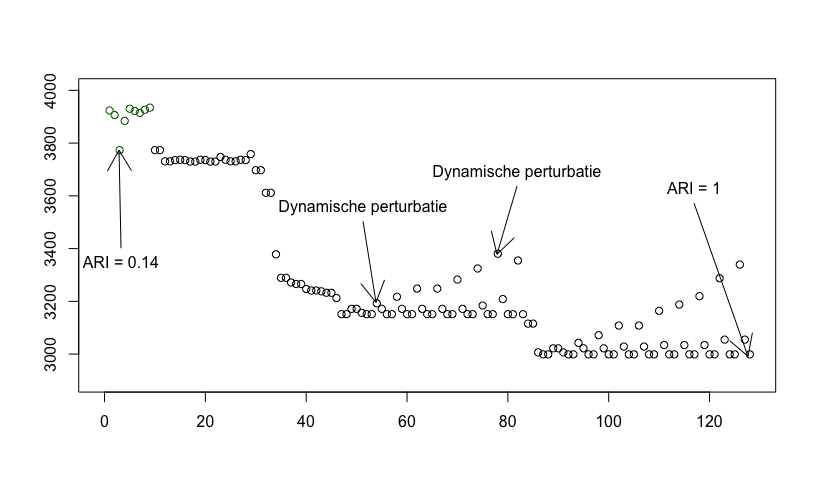

Reproduce this figure in R.
# Thu Jan 14 12:12:09 2021
# Author: Jeffrey Durieux, MSc

# What: script for iterated local search for clusterwise procedures


library(mclust) #ARI
library(plotly) # '>' operator
source('sortX.R')
source('ICAonList.R')
source('computeAhats.R')
source('computeXhats.R')
source('Avoid_nc_N.R')
source('Simulate_CJICA.R')
source('ClusterwiseJICA.R')
source('SearchEmptyClusters.R')

perturbation <- function(p, percentage = 0.1){
  
  clusters <- sort(unique(p))
  sel <- ceiling(length(p) * percentage )
  selected <- sample(1:length(p), size = sel, replace = F)
  
  if(length(selected) == 1){
    # change one cluster
    oriclus <- p[selected]
    newclus <- which(clusters != oriclus)
    
    if(length(newclus) > 1){
      newclus <- sample(newclus, size = 1)
    }
    
    np <- replace(p, selected, newclus)
    
  }else{
    # change multiple clusters
    np <- p
    for(i in 1:length(selected)){
      oriclus <- p[selected[i]]
      newclus <- which(clusters != oriclus)
      
      if(length(newclus) > 1){
        newclus <- sample(newclus, size = 1)
      }
      
      np <- replace(np, selected[i], newclus) # check if this works
    }
  }
  return(np)
}

clusf <- function(nBlocks, nClus) {
  #simplyfied cluster generation function using an equal probability
  clus <- GenerateRandomClustering(nBlocks, nClus, rep(c(1 / nClus), nClus))
  
  return(clus)
}


GenerateRandomClustering <- function(nElement , nClust , Prob = NULL)
{
  ####GenerateRandomClustering = for Random Starts
  
  # Author: Tom F. Wilderjans
  # nElement: number of elements to be clustered
  # nClust: number of clusters
  # Prob (1 x nClust): proportion of elements in each cluster
  
  # Added by Jeffrey Durieux: default Prob = equal cluster prob
  # This done to adjust code later on for potential cluster perbutation?
  
  if(is.null(Prob))
  {
    Prob <- rep(x = (1/nClust) , nClust)
  }
  
  
  BestClust = NULL
  ErrorEncountered = F
  
  if (!(length(Prob) == nClust))
  {
    cat('there should be as much probabilities as clusters')
    ErrorEncountered = T
  }
  
  if ((abs(sum(Prob) - 1) > .000000001) | (any(Prob < 0)))
  {
    cat('probabilities should sum to one (and cannot be negative)')
    ErrorEncountered = T
  }
  
  if (!(any(nClust == 1:nElement)))
  {
    cat("nClus should be a number between 1 and maximal number of datamatrices (length of DataList)")
    ErrorEncountered = T
  }
  
  if (!(ErrorEncountered))
  {
    if (nElement > nClust)
    {
      if (nClust == 1)
      {
        BestClust = rep(1 , times = nElement)
      }
      else
      {
        ProbVV = round(Prob * nElement)
        if (!(sum(ProbVV) == nElement) |
            (any(ProbVV < 1)))
          #not enough elements, or empty clusters
        {
          ProbVV = AdjustProb(ProbVV , nElement)
        }
        
        tempclus = rep(1:length(ProbVV) , ProbVV)
        BestClust = tempclus[sample(1:nElement,size = nElement,replace =
                                      FALSE)]
      }
    }
    else
    {
      BestClust = 1:nClust
    }
  }
  
  if (!(length(unique(BestClust)) == nClust))
  {
    BestClust = NULL
  }
  
  return(BestClust)
}



Q <- c(2,5,10)
R <- c(2, 3, 4)
N <- c(20, 30, 50)
rho <- c(0, .50, .75)
E <- c(.2, .4, .75)

grid <- expand.grid(Q = Q, R = R, N = N, rho = rho, E = E)


sim <- which(grid$Q==5 & grid$R == 2 & grid$N == 20 & grid$rho ==0.5 & grid$E == 0.4)

# example Q=5 R =2 N = 20 rho = .5 E = 0.4 seed 110
seed <- as.numeric(rownames(grid))[sim]
set.seed(seed)

if(grid[sim, ]$rho == 0){
  type = 1
}else{
  type = 4
}

##### simulate #####
simdata <- Simulate_CJICA(Nk = grid[sim,]$N, 
                          Vm = 2500,
                          K = grid[sim, ]$R,
                          Qm = grid[sim, ]$Q,
                          E = grid[sim, ]$E,
                          M = 2,
                          cor = grid[sim, ]$rho,
                          type = type 
)

rat <- c(rep(1,20), rep(2,20), rep(3,20))
cjica <- ClusterwiseJICA(X = simdata$Xe, k = grid[sim,]$R,
                         nc = grid[sim, ]$Q, starts = 10, scale = T)

losses <- sapply(seq_along(cjica), function(lam) tail(cjica[[lam]]$lossiter, n = 1) )
plot(losses)
opt <- which.min(losses)
min(losses)
cjica[[opt]]$p
mclust::adjustedRandIndex(simdata$P,cjica[[opt]]$p)


##### ssranking ####
scaleprob <- function(x){x/sum(x)}
uij2 <- function(x){sum(x^2)}
ssranking <- function(ss){
  ssscale <- apply(ss, 1, FUN = scaleprob)
  #ssscale <- t(ssscale)
  partcoef <- apply(ssscale, MARGIN = 2, FUN = uij2)
  sorted <- sort(partcoef, index.return=TRUE)
  return(sorted$ix)
}


##### rankperturbation ####
rankperb <- function(Lir, nobj = 1){
  
  k <- sort(unique(Lir$newp))
  rank <- ssranking(Lir$ss)
  
  for(i in 1:nobj){
    kold <- Lir$newp[rank[i]]  
    ids <- which(kold != k)
    newm <- min(Lir$ss[rank[i], ids])
    knew <- which(Lir$ss[rank[i],] == newm)
    Lir$newp[rank[i]] <- knew
  }
  return(Lir$newp)
}


####### local opt with rank perp test #####

X <- simdata$Xe
scale=T
start <- 1
rational = cjica[[opt]]$p
#rational = lossvault[,id]
k = 2
nc = 5

if(scale == T){
  f1 <- sqrt(5000/sum(X[1:2500,]^2))
  f2 <- sqrt(5000/sum(X[2501:5000,]^2))
  X1 <- f1*X[1:2500,]
  X2 <- f2*X[2501:5000,]
  X <- rbind(X1,X2)
}




  
totalSS <- sum(X^2)
lossiter <- totalSS + 1
iter <- 0
  
rm(lossvault)
dynam <- 1
flagoccur <- 0
iter_since_lowest <- 0
lowestflag <- 0
##### manual loop #####

set.seed(seed)
while(iter_since_lowest <=20 & dynam <= 20 & lowestflag <= 20 ){
  iter <- iter + 1
  
  
  if(iter >= 2){
    cat('Start: ', start ,'Iteration ', iter, ' loss value: ', lossiter[iter],'VAF:' ,Lir$vaf ,'\n')  
  }else{
    cat('Start: ', start, 'Iteration ', iter, ' loss value: ', lossiter[iter],'\n') 
  }
  
  
  # algo step 1
  if(iter == 1){
    if(!is.null(rational)){
      p <- rational
      lossvault <- p
      t <- 0
      while( any( table(p)  < nc ) & t < 100 ){
        clusters <- 1:k
        
        id <- which(table(p) < nc)  
        id_to_take <- which(table(p) > nc)
        id_to_take <- which(p == id_to_take)
        
        s <- sample(id_to_take, size = 1)
        p[s] <- sample(id, size = 1)
        
        t <- t + 1
      }
      
      
    }else{
      p <- CICA:::clusf(ncol(X), nClus = k)
      lossvault <- p
    }
  }else{
    p <- Lir$newp
    lossvault <- cbind(lossvault,p)
  }
  List <- sortX(X, p)
  
  # algo step 2
  
  #### add stop warning over here ##### about nc <= k_n 
  icaparam <- ICAonList(List, nc = nc)
  
  # algo step 3
  Ahh <- Ahats(X = X, icapara = icaparam)
  Lir <- XhatsAndLir(X = X, Sr = icaparam$Sr, Ahats = Ahh)
  
  # avoid empty clusters
  if( length(unique(Lir$p)) < k ){
    Lir$newp <- SearchEmptyClusters(nClus = k, newcluster = Lir$newp, 
                                    SSminVec = Lir$lossvec)
  }
  
  # avoid clus size lower than nc
  Lir$newp <- Avoid_nc_N(Lir$newp, Lir$lossvec, nc = nc)
  
  lossiter <- c(lossiter, Lir$loss)
  
  print(lossiter)
  mclust::adjustedRandIndex(simdata$P,Lir$newp)
  if(length(lossiter) <= 20){
    title <- c('Random start ALS')  
  }else{
    title <- c('ILS based perturbation')
  }
  
  plot(lossiter[-1], ylim = c(2800,4000), ylab = 'Loss', main = title)
  #abs(lossiter[iter + 1] - lossiter[iter])  < .00001
  lossiter[iter] - lossiter[iter + 1]  < .00001
  lowest <- min(lossiter)
  lowestflag <- sum(lowest == lossiter)
  iter_since_lowest <- length(lossiter) - tail(which(lossiter==lowest), n = 1)
  if(lowestflag == 1 | lowestflag == 2 ){
    if(iter_since_lowest > 5){
      dynam <- dynam + 1
    }else{
      dynam <- 1
    }
  }else if(lowestflag == 4){
    if(iter_since_lowest > 5){
      dynam <- dynam + 1
    }else{
      dynam <- 2
    }
    flagoccur <- flagoccur + 1
  }else if(lowestflag == 6){
    if(iter_since_lowest > 5){
      dynam <- dynam + 1
    }else{
      dynam <- 3
    }
    flagoccur <- flagoccur + 1
  }else if(lowestflag == 8){
    if(iter_since_lowest > 5){
      dynam <- dynam + 1
    }else{
      dynam <- 4
    }
    flagoccur <- flagoccur + 1
  }
  # checks 
  Lir$newp
  
  #if climbing and equal to lowest occurred: increase rankperb
  # if not climbing but converged: increase rankperb by one
  # if only climbing: rankperb by 2
  # if bouncing above lowest (after 5 iters) increase dynam
  
  
  if(sign(lossiter[iter] - lossiter[iter+1]) == 0 & lossiter[iter+1] == lowest){
    dynam <- dynam + 1
    Lir$newp <- rankperb(Lir = Lir, nobj = dynam)
    cat('a \n')
  }else if(sign(lossiter[iter] - lossiter[iter+1]) == 0){
    Lir$newp <- rankperb(Lir = Lir, nobj = 1)  
    cat('b \n')
  }else if(sign(lossiter[iter] - lossiter[iter+1]) == -1){
    Lir$newp <- rankperb(Lir = Lir, nobj = 2)
    cat('c \n')
  }else if(lowestflag == 5){
    cat('Stop everything\n')
    print('stop everything')
  }
  
  if(iter_since_lowest > 5){
    dynam <- dynam + 1
    Lir$newp <- rankperb(Lir = Lir, nobj = dynam)
  }
  print(lossiter)
  print(mclust::adjustedRandIndex(simdata$P,Lir$newp))
  print(dynam)
  print(lowestflag)
  
}

  
  #check aris and loss 
  
  runs <- cbind(apply(lossvault,MARGIN = 2, adjustedRandIndex, simdata$P),lossiter[-1])
  id <- which.min(runs[,2])
  round(runs[id,],digits = 3)
  
  iter_since_lowest
  dynam
  lowestflag
  lossvault[,id]
  
  
  #### combine plots of random 10 start and ILS procedure
  # grid[110,] seed 110
  res <- c(losses[-1], lossiter[-1])
  plot(res)
  
  range(res)
  plot(losses[-1], xlim = c(0,128),ylim = c(2900,4000),col = 'darkgreen', 
       ylab = '', xlab = '')
  points(x = 10:128, y = res[-c(1:9)] )
  
  a1 <- locator(2)
  a2 <- locator(2)
  co.x <- cbind(a1$x,a2$x)
  co.y <- cbind(a1$y,a2$y)
  
  arrows(x0=co.x[2,], y0 = co.y[2,], x1 = co.x[1,], y1 = co.y[1,])
  text(x=co.x[2,], y=co.y[2,], labels=c("ARI = 0.14", "ARI = 1"), col=c("1", "1"), pos=c(1, 3), xpd=TRUE)
  mclust::adjustedRandIndex(simdata$P,cjica[[opt]]$p) # best of 10 random ARI
  round(runs[id,],digits = 3) # ILS ending ARI
  
  ##### extra info plot 
  a3 <- locator(2)
  a4 <- locator(2)
  co.x <- cbind(a3$x,a4$x)
  co.y <- cbind(a3$y,a4$y)
  
  arrows(x0=co.x[2,], y0 = co.y[2,], x1 = co.x[1,], y1 = co.y[1,])
  text(x=co.x[2,], y=co.y[2,], labels=c("Dynamische perturbatie", "Dynamische perturbatie"), col=c("1", "1"), pos=c(3, 3), xpd=TRUE)
  
  ####### notes ######
    
  # after convergence, add rankperb =1. 
  # if convergence equal stay rankperb ==1
  # if convergence 


#### function that does the ILS procedure #####
  
ILSclusterwise <- function(X, p=NULL, Q, R, termination =20){
  
  start <- 1
  rational <- p
  k <- R
  nc <- Q
  
  # scaling, only for clusterwise joint ICA simulation design!
  f1 <- sqrt(5000/sum(X[1:2500,]^2))
  f2 <- sqrt(5000/sum(X[2501:5000,]^2))
  X1 <- f1*X[1:2500,]
  X2 <- f2*X[2501:5000,]
  X <- rbind(X1,X2)
  
  totalSS <- sum(X^2)
  lossiter <- totalSS + 1
  iter <- 0
  
  dynam <- 1
  flagoccur <- 0
  iter_since_lowest <- 0
  lowestflag <- 0
  
  
  
  
  while(iter_since_lowest <=termination & dynam <= 20 & lowestflag <= termination){
    
    iter <- iter + 1
    
    
    if(iter >= 2){
      cat('Start: ', start ,'Iteration ', iter, ' loss value: ', lossiter[iter],'VAF:' ,Lir$vaf ,'\n')  
    }else{
      cat('Start: ', start, 'Iteration ', iter, ' loss value: ', lossiter[iter],'\n') 
    }
    
    
    # algo step 1
    if(iter == 1){
      if(!is.null(rational)){
        p <- rational
        lossvault <- p
        t <- 0
        while( any( table(p)  < nc ) & t < 100 ){
          clusters <- 1:k
          
          id <- which(table(p) < nc)  
          id_to_take <- which(table(p) > nc)
          id_to_take <- which(p == id_to_take)
          
          s <- sample(id_to_take, size = 1)
          p[s] <- sample(id, size = 1)
          
          t <- t + 1
        }
        
        
      }else{
        p <- CICA:::clusf(ncol(X), nClus = k)
        lossvault <- p
      }
    }else{
      p <- Lir$newp
      lossvault <- cbind(lossvault,p)
    }
    List <- sortX(X, p)
    
    # algo step 2
    
    #### add stop warning over here ##### about nc <= k_n 
    icaparam <- ICAonList(List, nc = nc)
    
    # algo step 3
    Ahh <- Ahats(X = X, icapara = icaparam)
    Lir <- XhatsAndLir(X = X, Sr = icaparam$Sr, Ahats = Ahh)
    
    # avoid empty clusters
    if( length(unique(Lir$p)) < k ){
      Lir$newp <- SearchEmptyClusters(nClus = k, newcluster = Lir$newp, 
                                      SSminVec = Lir$lossvec)
    }
    
    # avoid clus size lower than nc
    Lir$newp <- Avoid_nc_N(Lir$newp, Lir$lossvec, nc = nc)
    
    lossiter <- c(lossiter, Lir$loss)
    
    print(lossiter)
    #mclust::adjustedRandIndex(simdata$P,Lir$newp)
    plot(lossiter[-1])
    
    lossiter[iter] - lossiter[iter + 1]  < .00001
    
    lowest <- min(lossiter)
    lowestflag <- sum(lowest == lossiter)
    iter_since_lowest <- length(lossiter) - tail(which(lossiter==lowest), n = 1)
    
    if(lowestflag == 1 | lowestflag == 2 ){
      if(iter_since_lowest > 5){
        dynam <- dynam + 1
      }else{
        dynam <- 1
      }
    }else if(lowestflag == 4){
      if(iter_since_lowest > 5){
        dynam <- dynam + 1
      }else{
        dynam <- 2
      }
      flagoccur <- flagoccur + 1
    }else if(lowestflag == 6){
      if(iter_since_lowest > 5){
        dynam <- dynam + 1
      }else{
        dynam <- 3
      }
      flagoccur <- flagoccur + 1
    }else if(lowestflag == 8){
      if(iter_since_lowest > 5){
        dynam <- dynam + 1
      }else{
        dynam <- 4
      }
      flagoccur <- flagoccur + 1
    }
    
    
    #if climbing and equal to lowest occurred: increase rankperb
    # if not climbing but converged: increase rankperb by one
    # if only climbing: rankperb by 2
    # if bouncing above lowest (after 5 iters) increase dynam
    
    
    if(sign(lossiter[iter] - lossiter[iter+1]) == 0 & lossiter[iter+1] == lowest){
      dynam <- dynam + 1
      Lir$newp <- rankperb(Lir = Lir, nobj = dynam)
      #cat('a \n')
    }else if(sign(lossiter[iter] - lossiter[iter+1]) == 0){
      Lir$newp <- rankperb(Lir = Lir, nobj = 1)  
    }else if(sign(lossiter[iter] - lossiter[iter+1]) == -1){
      Lir$newp <- rankperb(Lir = Lir, nobj = 2)
    }
    
    if(iter_since_lowest > 5){
      dynam <- dynam + 1
      Lir$newp <- rankperb(Lir = Lir, nobj = dynam)
    }
    print(lossiter)
    

    
    
  }
  
  
  #check aris and loss 
  
  runs <- cbind(apply(lossvault,MARGIN = 2, adjustedRandIndex, simdata$P),lossiter[-1])
  id <- which.min(runs[,2])
  
  out <- list()
  out$p <- lossvault[, id]
  out$Lir <- Lir
  out$ICA <- icaparam
  
  return(out)
}

  
  ##### ILS function test #####
test <- ILSclusterwise(X = simdata$Xe, p = cjica[[opt]]$p, 
                       Q =grid[sim,]$Q ,R = grid[sim,]$R)
  
  
  
  
##### partitioning coefficient ######
test$p  
mclust::adjustedRandIndex(simdata$P,cjica[[opt]]$p)
mclust::adjustedRandIndex(simdata$P,test$p)
  
test$Lir$ss
SS <- cjica[[opt]]$Lir$ss

partitioningcoef <- function(SS){
  a <- apply(SS,MARGIN = 1, scaleprob)
  a <- 1-a
  
  partcoef <- apply(a, MARGIN = 2, FUN = max)
  return(sum(partcoef)/length(partcoef))
}
partitioningcoef(SS)
